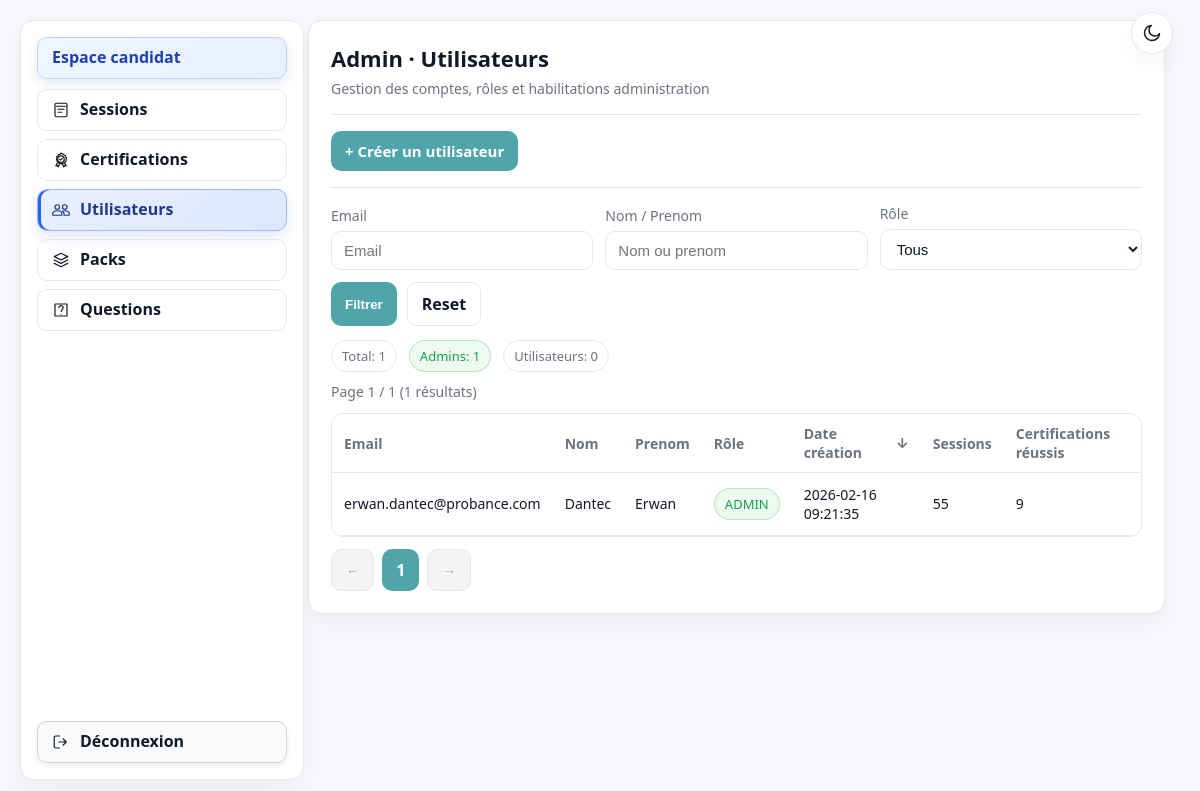
/app/admin/users.php (signed in), run on the app's committed database.
### tables this page shows
CREATE TABLE users (
  id INT AUTO_INCREMENT PRIMARY KEY,
  email VARCHAR(190) NOT NULL UNIQUE,
  password_hash VARCHAR(255) NOT NULL,
  name VARCHAR(190) NULL,
  role ENUM('USER','ADMIN') NOT NULL DEFAULT 'USER',
  created_at DATETIME NOT NULL DEFAULT CURRENT_TIMESTAMP
);

### app/utils.php (called while the page is built, shortened)
<?php
function h($s) { return htmlspecialchars($s ?? '', ENT_QUOTES, 'UTF-8'); }

### app/admin/users.php (the view, shortened to what this page needs)
<?php
require_once __DIR__ . '/_nav.php';
require_once __DIR__ . '/../utils.php';
$pdo = db();
$role = strtoupper(trim((string)($_GET['role'] ?? 'ALL')));
$emailFilter = trim((string)($_GET['email'] ?? ''));
$nameFilter = trim((string)($_GET['name'] ?? ''));
$lastNameFilter = trim((string)($_GET['last_name'] ?? ''));
$firstNameFilter = trim((string)($_GET['first_name'] ?? ''));
if ($nameFilter === '') {
  $nameFilter = trim($lastNameFilter . ' ' . $firstNameFilter);
}
$sort = trim((string)($_GET['sort'] ?? 'created_at'));
$dir = strtoupper(trim((string)($_GET['dir'] ?? 'DESC')));
$where = [];
$whereSql = $where ? ('WHERE ' . implode(' AND ', $where)) : '';
$stats = $pdo->query("
  SELECT
    COUNT(*) AS total_users,
    SUM(role='ADMIN') AS total_admins,
    SUM(role='USER') AS total_standard
  FROM users
")->fetch() ?: ['total_users' => 0, 'total_admins' => 0, 'total_standard' => 0];
$baseFrom = "
  FROM users u
  LEFT JOIN contacts c ON c.email = u.email
  LEFT JOIN (
    SELECT
      user_id,
      COUNT(*) AS session_count,
      SUM(session_type='EXAM' AND status='TERMINATED' AND passed=1) AS passed_exam_count,
      MAX(started_at) AS last_session_at
    FROM sessions
    WHERE user_id IS NOT NULL
    GROUP BY user_id
  ) su ON su.user_id = u.id
";
$countStmt = $pdo->prepare("SELECT COUNT(*) " . $baseFrom . " " . $whereSql);
$countStmt->execute();
$totalRows = (int)$countStmt->fetchColumn();
$limit = 15;
$page = max(1, (int)($_GET['page'] ?? 1));
$totalPages = max(1, (int)ceil($totalRows / $limit));
$offset = ($page - 1) * $limit;
$orderSql = match ($sort . ':' . $dir) {
  'email:ASC' => 'u.email ASC',
  'email:DESC' => 'u.email DESC',
  'role:ASC' => 'u.role ASC',
  'role:DESC' => 'u.role DESC',
  'session_count:ASC' => 'COALESCE(su.session_count, 0) ASC',
  'session_count:DESC' => 'COALESCE(su.session_count, 0) DESC',
  'passed_exam_count:ASC' => 'COALESCE(su.passed_exam_count, 0) ASC',
  'passed_exam_count:DESC' => 'COALESCE(su.passed_exam_count, 0) DESC',
  'last_session_at:ASC' => 'su.last_session_at ASC',
  'last_session_at:DESC' => 'su.last_session_at DESC',
  'created_at:ASC' => 'u.created_at ASC',
  default => 'u.created_at DESC',
};
$listSql = "
  SELECT
    u.id,
    u.email,
    u.name,
    c.first_name,
    c.last_name,
    u.role,
    u.created_at,
    COALESCE(su.session_count, 0) AS session_count,
    COALESCE(su.passed_exam_count, 0) AS passed_exam_count,
    su.last_session_at
  " . $baseFrom . "
  " . $whereSql . "
  ORDER BY " . $orderSql . ", u.id DESC
  LIMIT ? OFFSET ?
";
$listStmt = $pdo->prepare($listSql);
$i = 1;
$listStmt->bindValue($i++, $limit, PDO::PARAM_INT);
$listStmt->bindValue($i++, $offset, PDO::PARAM_INT);
$listStmt->execute();
$users = $listStmt->fetchAll() ?: [];
$openCreate = ((string)($_GET['open_create'] ?? '') === '1');
function admin_users_sort_link(array $qs, string $key): string {
  $currentSort = (string)($qs['sort'] ?? 'created_at');
  $currentDir = strtoupper((string)($qs['dir'] ?? 'DESC'));
  $next = $qs;
  $next['sort'] = $key;
  if ($currentSort !== $key) {
    $next['dir'] = 'DESC';
  } else {
    $next['dir'] = ($currentDir === 'DESC') ? 'ASC' : 'DESC';
  }
  unset($next['page']);
  return '/admin/users.php?' . http_build_query($next);
}
?>
<!doctype html>
<html lang="fr">
<head>
  <link rel="stylesheet" href="/assets/style.css?v=<?= time() ?>">
</head>
<body>
  <div class="container admin-container">
    <div class="card admin-card">
      <div class="admin-head">
        <div class="admin-head-copy">
          <h2 class="h1">Admin &middot; Utilisateurs</h2>
          <p class="sub">Gestion des comptes, rôles et habilitations administration</p>
        </div>
        <div class="admin-head-actions">
          <?php render_admin_tabs('users'); ?>
        </div>
      </div>
      <hr class="separator">
      <div class="users-create-toggle">
        <button
          type="button"
          class="btn users-create-toggle-btn admin-primary-action-btn"
          id="users-create-toggle-btn"
          aria-expanded="<?= $openCreate ? 'true' : 'false' ?>"
          aria-controls="users-create-panel"
        >
          + Créer un utilisateur
        </button>
      </div>
      <hr class="separator">
      <form method="get" class="filters-grid users-filters">
        <div>
          <label class="label" for="email">Email</label>
          <input class="input" id="email" type="text" name="email" value="<?= h($emailFilter) ?>" placeholder="Email">
        </div>
        <div>
          <label class="label" for="name">Nom / Prenom</label>
          <input class="input" id="name" type="text" name="name" value="<?= h($nameFilter) ?>" placeholder="Nom ou prenom">
        </div>
        <div>
          <label class="label" for="role">R&ocirc;le</label>
          <select class="input" id="role" name="role">
            <option value="ALL" <?= $role === 'ALL' ? 'selected' : '' ?>>Tous</option>
          </select>
        </div>
        <div class="filters-actions">
          <button class="btn" type="submit">Filtrer</button>
          <a class="btn ghost" href="/admin/users.php">Reset</a>
        </div>
      </form>
      <div class="row sessions-stats">
        <span class="badge">Total: <?= (int)$stats['total_users'] ?></span>
        <span class="badge ok">Admins: <?= (int)$stats['total_admins'] ?></span>
        <span class="badge">Utilisateurs: <?= (int)$stats['total_standard'] ?></span>
      </div>
      <p class="sub sessions-meta">Page <?= (int)$page ?> / <?= (int)$totalPages ?> (<?= (int)$totalRows ?> résultats)</p>
      <div class="table-wrap">
        <?php if (!$users): ?>
          <p class="empty-state">Aucun utilisateur trouvé.</p>
        <?php else: ?>
          <table class="table questions-table users-table">
            <thead>
              <tr>
                <th>
                  <a class="sort-link" href="<?= h(admin_users_sort_link($_GET, 'email')) ?>">
                    Email<?php if ($sort === 'email'): ?> <span><?= $dir === 'DESC' ? '&darr;' : '&uarr;' ?></span><?php endif; ?>
                  </a>
                </th>
                <th>Nom</th>
                <th>Prenom</th>
                <th>
                  <a class="sort-link" href="<?= h(admin_users_sort_link($_GET, 'role')) ?>">
                    R&ocirc;le<?php if ($sort === 'role'): ?> <span><?= $dir === 'DESC' ? '&darr;' : '&uarr;' ?></span><?php endif; ?>
                  </a>
                </th>
                <th>
                  <a class="sort-link" href="<?= h(admin_users_sort_link($_GET, 'created_at')) ?>">
                    Date création<?php if ($sort === 'created_at'): ?> <span><?= $dir === 'DESC' ? '&darr;' : '&uarr;' ?></span><?php endif; ?>
                  </a>
                </th>
                <th>
                  <a class="sort-link" href="<?= h(admin_users_sort_link($_GET, 'session_count')) ?>">
                    Sessions<?php if ($sort === 'session_count'): ?> <span><?= $dir === 'DESC' ? '&darr;' : '&uarr;' ?></span><?php endif; ?>
                  </a>
                </th>
                <th>
                  <a class="sort-link" href="<?= h(admin_users_sort_link($_GET, 'passed_exam_count')) ?>">
                    Certifications réussis<?php if ($sort === 'passed_exam_count'): ?> <span><?= $dir === 'DESC' ? '&darr;' : '&uarr;' ?></span><?php endif; ?>
                  </a>
                </th>
              </tr>
            </thead>
            <tbody>
              <?php foreach ($users as $u): ?>
                <?php
                  $isAdmin = ((string)$u['role'] === 'ADMIN');
                ?>
                <tr>
                  <td><?= h((string)$u['email']) ?></td>
                  <?php
                    $firstName = trim((string)($u['first_name'] ?? ''));
                    $lastName = trim((string)($u['last_name'] ?? ''));
                  ?>
                  <td><?= h($lastName) !== '' ? h($lastName) : '-' ?></td>
                  <td><?= h($firstName) !== '' ? h($firstName) : '-' ?></td>
                  <td>
                    <?php if ($isAdmin): ?>
                      <span class="badge ok">ADMIN</span>
                    <?php else: ?>
                      <span class="badge">USER</span>
                    <?php endif; ?>
                  </td>
                  <td><?= h((string)$u['created_at']) ?></td>
                  <td><?= (int)$u['session_count'] ?></td>
                  <td><?= (int)$u['passed_exam_count'] ?></td>
                </tr>
              <?php endforeach; ?>
            </tbody>
          </table>
        <?php endif; ?>
      </div>
      <?php
        $qs = $_GET;
        unset($qs['page']);
        $base = '/admin/users.php';
        $common = $qs ? ('?' . http_build_query($qs)) : '';
        $sep = $common ? '&' : '?';
      ?>
      <div class="sessions-pagination">
        <?php if ($page > 1): ?>
          <a class="btn ghost" href="<?= h($base . $common . $sep . 'page=' . ($page - 1)) ?>">&larr;</a>
        <?php else: ?>
          <button class="btn ghost" disabled>&larr;</button>
        <?php endif; ?>
        <?php if ($totalPages <= 7): ?>
          <?php for ($p = 1; $p <= $totalPages; $p++): ?>
            <a class="btn <?= $p === $page ? '' : 'ghost' ?>" href="<?= h($base . $common . $sep . 'page=' . $p) ?>"><?= (int)$p ?></a>
          <?php endfor; ?>
        <?php endif; ?>
        <?php if ($page < $totalPages): ?>
          <a class="btn ghost" href="<?= h($base . $common . $sep . 'page=' . ($page + 1)) ?>">&rarr;</a>
        <?php else: ?>
          <button class="btn ghost" disabled>&rarr;</button>
        <?php endif; ?>
      </div>
    </div>
  </div>
</body>
</html>

### app/admin/_nav.php (shortened to what this page needs)
<?php
if (!function_exists('admin_tab_icon_svg')) {
  function admin_tab_icon_svg(string $key): string
  {
    return match ($key) {
      'candidate' => '<svg viewBox="0 0 24 24" aria-hidden="true" focusable="false"><path d="M10 4H5a2 2 0 0 0-2 2v12a2 2 0 0 0 2 2h5M15 16l4-4-4-4M19 12H9"/></svg>',
      'sessions' => '<svg viewBox="0 0 24 24" aria-hidden="true" focusable="false"><path d="M6 3h12a2 2 0 0 1 2 2v14a2 2 0 0 1-2 2H6a2 2 0 0 1-2-2V5a2 2 0 0 1 2-2Zm0 4h12M8 11h8M8 15h5"/></svg>',
      'certifications' => '<svg viewBox="0 0 24 24" aria-hidden="true" focusable="false"><path d="M12 2.8l1.5 1.1 1.8.2 1.1 1.5 1.7.7.2 1.8 1.1 1.5-.7 1.7.2 1.8-1.5 1.1-.7 1.7-1.8.2-1.5 1.1-1.7-.7-1.8.2-1.1-1.5-1.7-.7-.2-1.8-1.1-1.5.7-1.7-.2-1.8 1.5-1.1.7-1.7 1.8-.2L12 2.8z"/><circle cx="12" cy="10.9" r="4.3"/><path d="M10.1 10.9l1.3 1.3 2.6-2.6"/><path d="M7.2 15.8l-2 4 2.1-.5 1 2L10.3 17"/><path d="M16.8 15.8l2 4-2.1-.5-1 2L13.7 17"/></svg>',
      'users' => '<svg viewBox="0 0 24 24" aria-hidden="true" focusable="false"><path d="M7 11a3 3 0 1 0-3-3 3 3 0 0 0 3 3Zm10 0a3 3 0 1 0-3-3 3 3 0 0 0 3 3ZM7 13c-3.3 0-6 1.7-6 3.8V19h12v-2.2C13 14.7 10.3 13 7 13Zm10 0c-1.1 0-2.2.2-3.1.6A4.8 4.8 0 0 1 16 16.8V19h7v-2.2c0-2.1-2.7-3.8-6-3.8Z"/></svg>',
      'packages' => '<svg viewBox="0 0 24 24" aria-hidden="true" focusable="false"><path d="M3 7.5 12 3l9 4.5-9 4.5-9-4.5Zm0 4.5 9 4.5 9-4.5M3 16.5 12 21l9-4.5"/></svg>',
      'questions' => '<svg viewBox="0 0 24 24" aria-hidden="true" focusable="false"><path d="M12 18h.01M9.1 9a2.9 2.9 0 1 1 4.8 2.2c-.9.7-1.4 1.3-1.4 2.3v.5M4 4h16v16H4z"/></svg>',
      'logout' => '<svg viewBox="0 0 24 24" aria-hidden="true" focusable="false"><path d="M10 4H5a2 2 0 0 0-2 2v12a2 2 0 0 0 2 2h5M15 16l4-4-4-4M19 12H9"/></svg>',
      default => '<svg viewBox="0 0 24 24" aria-hidden="true" focusable="false"><path d="M4 4h16v16H4z"/></svg>',
    };
  }
}
function render_admin_tabs(string $active = ''): void
{
  $candidateTab = ['key' => 'candidate', 'href' => '/dashboard.php', 'label' => 'Espace candidat'];
  $logoutTab = ['key' => 'logout', 'href' => '/logout.php', 'label' => 'D&eacute;connexion', 'extra_class' => 'admin-logout-btn'];
  $tabs = [
    ['key' => 'sessions', 'href' => '/admin/index.php', 'label' => 'Sessions'],
    ['key' => 'certifications', 'href' => '/admin/certifications.php', 'label' => 'Certifications'],
    ['key' => 'users', 'href' => '/admin/users.php', 'label' => 'Utilisateurs'],
    ['key' => 'packages', 'href' => '/admin/packages.php', 'label' => 'Packs'],
    ['key' => 'questions', 'href' => '/admin/questions.php', 'label' => 'Questions'],
  ];
  echo '<nav class="admin-tabs" aria-label="Navigation administration">';
  echo '<a class="btn ghost admin-tab admin-tab-candidate" href="' . $candidateTab['href'] . '">';
  echo '<span class="admin-tab-label">' . $candidateTab['label'] . '</span>';
  echo '</a>';
  echo '<div class="admin-tabs-main">';
  foreach ($tabs as $tab) {
    $isActive = ($active !== '' && $active === $tab['key']);
    $classes = 'btn ghost admin-tab';
    if ($isActive) {
      $classes .= ' is-active';
    }
    echo '<a class="' . $classes . '" href="' . $tab['href'] . '">';
    echo '<span class="admin-tab-icon">' . admin_tab_icon_svg((string)$tab['key']) . '</span>';
    echo '<span class="admin-tab-label">' . $tab['label'] . '</span>';
    echo '</a>';
  }
  echo '</div>';
  echo '<a class="btn ghost admin-tab ' . $logoutTab['extra_class'] . '" href="' . $logoutTab['href'] . '">';
  echo '<span class="admin-tab-icon">' . admin_tab_icon_svg($logoutTab['key']) . '</span>';
  echo '<span class="admin-tab-label">' . $logoutTab['label'] . '</span>';
  echo '</a>';
  echo '</nav>';
}

### data on the page
users: email "erwan.dantec@probance.com", lastName "Dantec", firstName "Erwan", role "ADMIN", created_at "2026-02-16 09:21:35", session_count "55", passed_exam_count "9"

### other printed values
$candidateTab['label'] "Espace candidat"
$tab['label'] "Sessions"
$tab['label'] "Certifications"
$tab['label'] "Utilisateurs"
$tab['label'] "Packs"
$tab['label'] "Questions"
$logoutTab['label'] "Déconnexion"
$stats['total_users'] "1"
$stats['total_admins'] "1"
$stats['total_standard'] "0"
$page "1"
$totalPages "1"
$totalRows "1"
